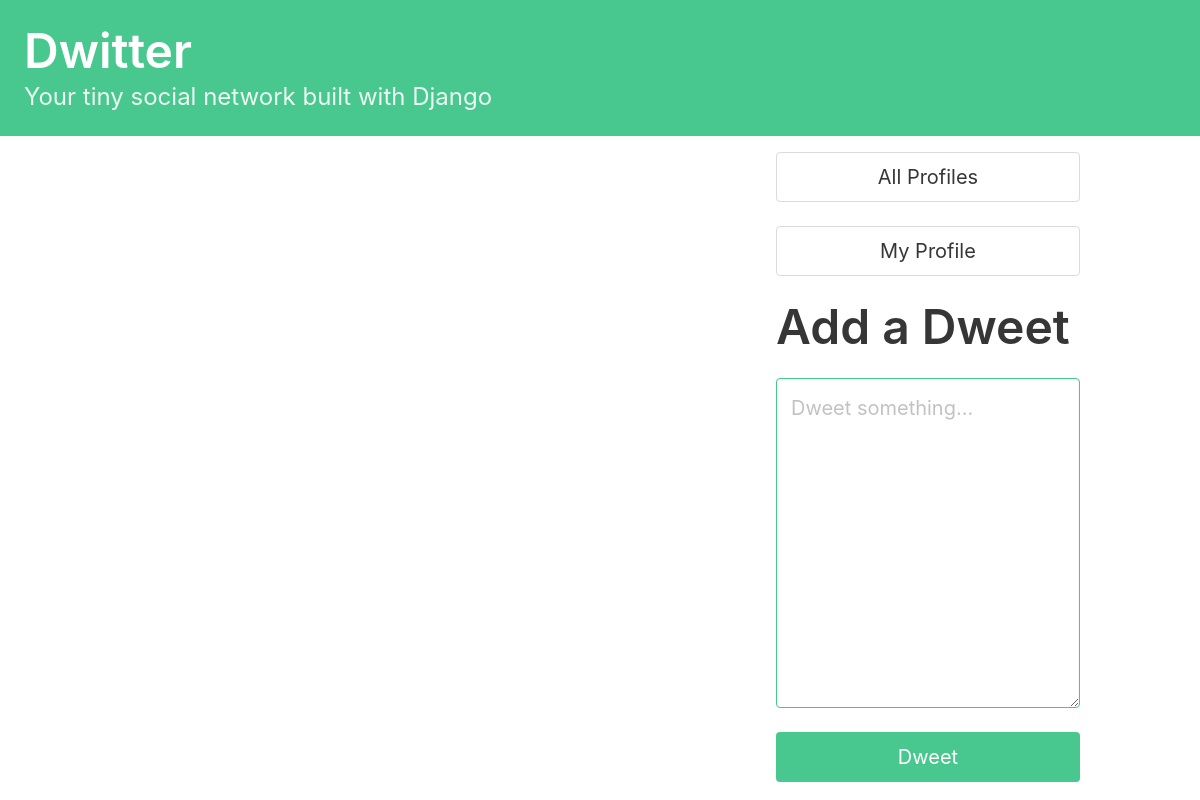
Page / (signed in) on the earlier database version.
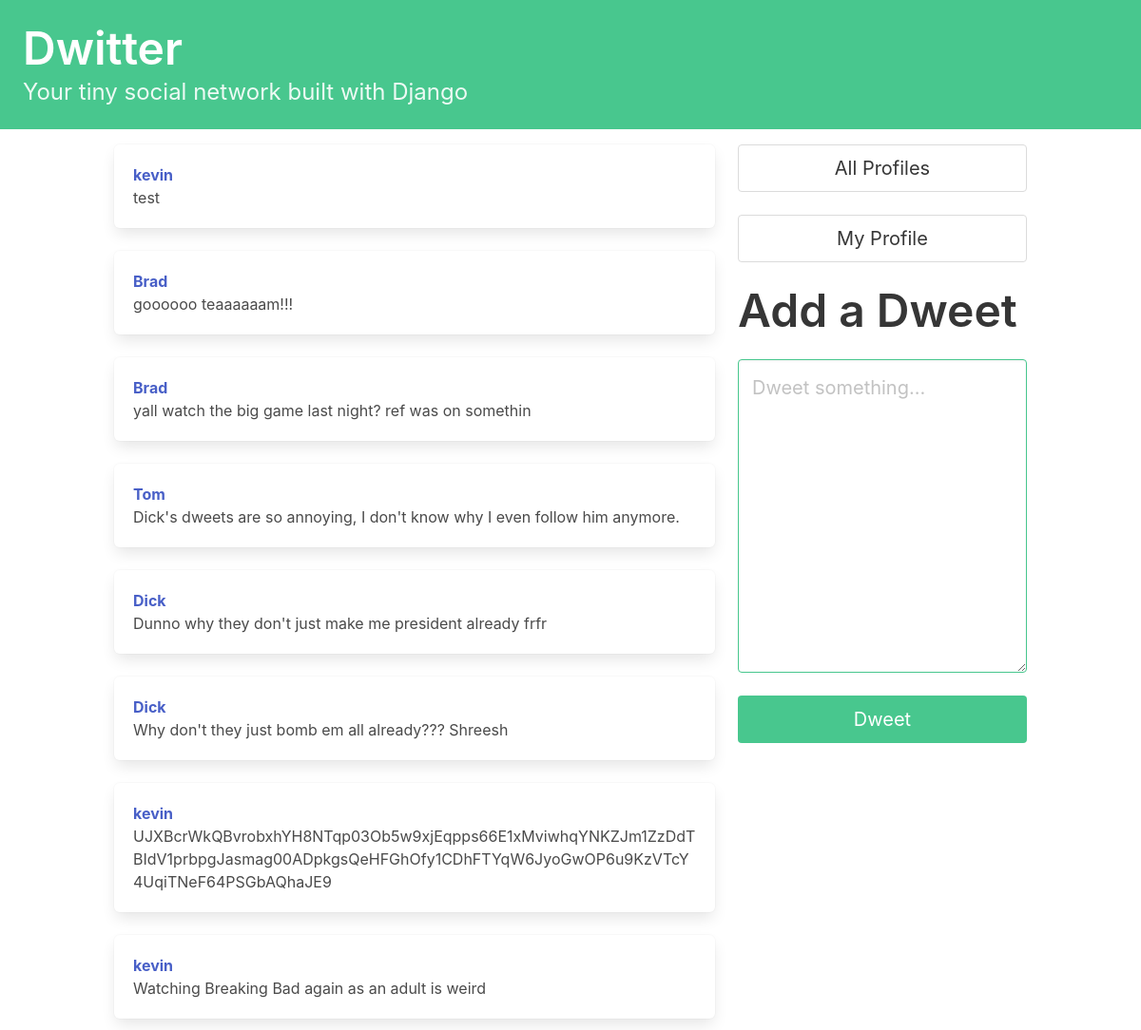
Same page on the later database version.
### dwitter/models.py (models this page shows, shortened)
class Dweet(models.Model):
    user = models.ForeignKey(
        User, related_name="dweets", on_delete=models.DO_NOTHING
    )
    body = models.CharField(max_length=140)
    created_at = models.DateTimeField(auto_now_add=True)

### dwitter/views.py (the view)
# urls.py: path("", dashboard, name="dashboard"),
def dashboard(request):
    form = DweetForm(request.POST or None)
    if request.method == "POST":
        if form.is_valid():
            dweet = form.save(commit=False)
            dweet.user = request.user
            dweet.save()
            return redirect("dwitter:dashboard")
    followed_dweets = Dweet.objects.filter(user__profile__in=request.user.profile.follows.all()).order_by("-created_at")
    return render(request, "dwitter/dashboard.html", {"form": form, "dweets": followed_dweets},)

### dwitter/forms.py
class DweetForm(forms.ModelForm):
    body = forms.CharField(
        required=True,
        widget=forms.widgets.Textarea(
            attrs={
                "placeholder": "Dweet something...",
                "class": "textarea is-success is-medium",
            }
        ),
        label="",
    )
    class Meta:
        model = Dweet
        exclude = ("user", )

### dwitter/templates/dwitter/dashboard.html (shortened to what this page needs)
{% extends 'base.html' %}
{% block content %}
<div class="column is-two-thirds">
    {% for dweet in dweets %}
    <div class="box" style="word-wrap: anywhere;">
        <strong><a href="{% url 'dwitter:profile' dweet.user.profile.id %}">{{dweet.user.username}}</a></strong>
        <p> {{ dweet.body }}</p>
    </div>
    {% endfor %}
</div>
<div class="column is-one-third">
    <div class="block">
        <a href="{% url 'dwitter:profile_list' %}">
            <button class="button is-medium is-fullwidth">All Profiles</button>
        </a>
    </div>
    <div class="block">
        <a href="{% url 'dwitter:profile' user.profile.id %}">
            <button class="button is-medium is-fullwidth">My Profile</button>
        </a>
    </div>
    <div class="block">
        <h1 class="title is-1">Add a Dweet</h1>
    </div>
    <div class="block">
        <form method="post">
            {{ form.as_p }}
            <button class="button is-success is-fullwidth is-medium mt-5"
                    type="submit">Dweet
            </button>
        </form>
    </div>
</div>
{% endblock content %}

### dwitter/templates/base.html (shortened to what this page needs)
<!DOCTYPE html>
<html lang="en">
<head>
    <link rel="stylesheet"
          href="https://cdn.jsdelivr.net/npm/bulma@0.9.3/css/bulma.min.css">
</head>
<body>
    <section class="hero is-small is-success mb-4">
        <div class="hero-body">
            <h1 class="title is-1"><a href="{% url 'dwitter:dashboard' %}">Dwitter</a></h1>
            <p class="subtitle is-4">
                Your tiny social network built with Django
            </p>
        </div>
    </section>
    <div class="container">
        <div class="columns">
            {% block content %}
            {% endblock content %}
        </div>
    </div>
</body>
</html>

Differences in the rows shown:
added Dweet: user.username "kevin", body "test"
added Dweet: user.username "Brad", body "goooooo teaaaaaam!!!"
added Dweet: user.username "Brad", body "yall watch the big game last night? ref was on somethin"
added Dweet: user.username "Tom", body "Dick's dweets are so annoying, I don't know why I even follow him anymore."
added Dweet: user.username "Dick", body "Dunno why they don't just make me president already frfr"
added Dweet: user.username "Dick", body "Why don't they just bomb em all already??? Shreesh"
added Dweet: user.username "kevin", body "UJXBcrWkQBvrobxhYH8NTqp03Ob5w9xjEqpps66E1xMviwhqYNKZJm1ZzDdTBIdV1prbpgJasmag00ADpkgsQeHFGhOfy1CDhFTYqW6JyoGwOP6u9KzVTcY4UqiTNeF64PSGbAQhaJE9"
added Dweet: user.username "kevin", body "Watching Breaking Bad again as an adult is weird"
